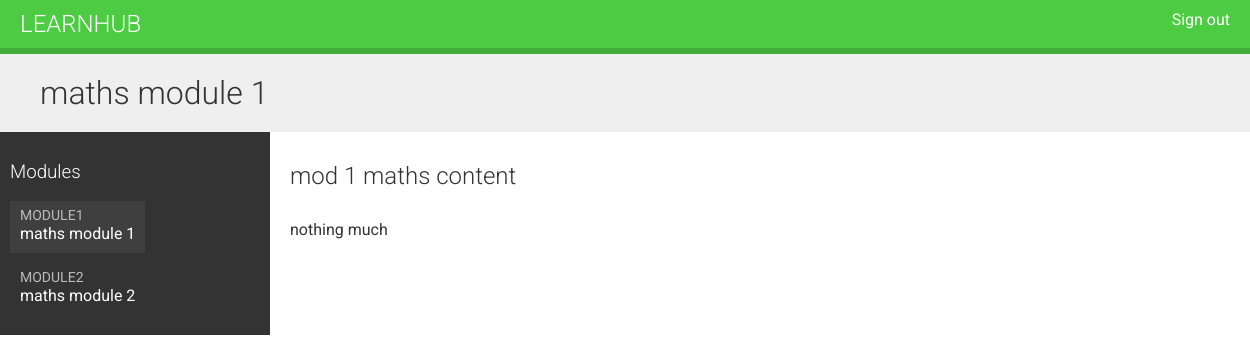
Screenshot of /students/course/6 (signed in) with the database file from the repository.
### courses/models.py (models this page shows, shortened)
class Module(models.Model):
    course = models.ForeignKey(Course, related_name='modules', on_delete=models.CASCADE)
    title = models.CharField(max_length=200)
    description = models.TextField(blank=True)
    order = OrderField(blank=True, for_fields=['course'])
    class Meta:
        ordering = ['order']

class Content(models.Model):
    module = models.ForeignKey(Module, related_name='contents', on_delete=models.CASCADE)
    content_type = models.ForeignKey(ContentType, on_delete=models.CASCADE, limit_choices_to={'model__in':('text','file','image','video')})
    object_id = models.PositiveIntegerField()
    item = GenericForeignKey('content_type', 'object_id')
    order = OrderField(blank=True, for_fields=['module'])
    class Meta:
        ordering = ['order']

class ItemBase(models.Model):#Abtract model
    owner = models.ForeignKey(User, related_name='%(class)s_related',on_delete=models.CASCADE)
    title = models.CharField(max_length=250)
    created = models.DateTimeField(auto_now_add=True)
    updated = models.DateTimeField(auto_now=True)
    class Meta:
        abstract = True
    def render(self):
        return render_to_string('courses/content/{}.html'.format(self._meta.model_name),{'item':self})

class Text(ItemBase):
    content = models.TextField()

### students/views.py (the view)
# urls.py: path('course/<pk>',views.StudentCourseDetailView.as_view(),name='student_course_detail'),
class StudentCourseDetailView(DetailView):
    model = Course
    template_name = 'students/course/detail.html'
    def get_queryset(self):
        qs = super(StudentCourseDetailView, self).get_queryset()
        return qs.filter(students__in=[self.request.user])
    def get_context_data(self, **kwargs):
        context = super(StudentCourseDetailView,self).get_context_data(**kwargs)
        course = self.get_object()
        if 'module_id' in self.kwargs:
            context['module'] = course.modules.get(id=self.kwargs['module_id'])
        else:
            context['module'] = course.modules.all()[0]
        return context

### students/templates/students/course/detail.html (shortened to what this page needs)
{% extends "base.html" %}
{% block content %}
    <h1>{{ module.title}}</h1>
    <div class="contents">
        <h3>Modules</h3>
        <ul id="modules">
            {% for m in object.modules.all %}
                <li data-id="{{m.id}}" {% if m == module %} class="selected" {% endif %}>
                    <a href="{% url 'student_course_detail_module' object.id m.id %}">
                        <span>Module<span class="order">{{m.order|add:1}}</span></span><br>{{m.title}}
                    </a>
                </li>
            {% empty%}
                <li>No modules Yet.</li>
            {% endfor %}
        </ul>
    </div>
    <div class="module">
        {% for content in module.contents.all %}
            {% with item=content.item %}
                <h2>{{ item.title }}</h2>
                {{item.render}}
            {% endwith%}
        {% endfor %}
    </div>
{% endblock%}

### courses/templates/courses/content/text.html
{{item.content|linebreaks|safe}}

### courses/static/css/base.css (style rules this page uses)
body { margin:0; font-family:'Roboto', sans-serif; font-weight:400; color:#333; }
a { color:#3fad37; text-decoration:none; }
ul { float:left; }
h1, h2, h3, h4, h5, h6 { font-family:'Roboto', sans-serif; font-weight:300; }
h1 { background:#efefef; width:100%; overflow:auto; padding:20px 0 20px 40px; margin:0; }
.module { padding:10px 20px; float:left; width:600px; }
.module p { margin:10px 0 20px; width:100%; float:left; }
.contents { width:20%; padding:10px; float:left; background:#333; color: #fff; font-family:'Roboto', sans-serif; }
.contents ul { list-style:none; margin:0; padding:0; }
.contents ul li { margin:0 0 10px 0; padding:4px 10px 10px; overflow:auto; }
.contents ul li.selected { background:#3f3f3f; }
.contents ul span { text-transform:uppercase; color:#bbb; font-size:14px; }
.contents ul a { display:block; color:#fff; text-decoration:none; }

### rows the page displays
Module: title "maths module 1", order|add "1"
Module: order|add "2", title "maths module 2"
Content: item "mod 1 maths content", item.content "nothing much"
